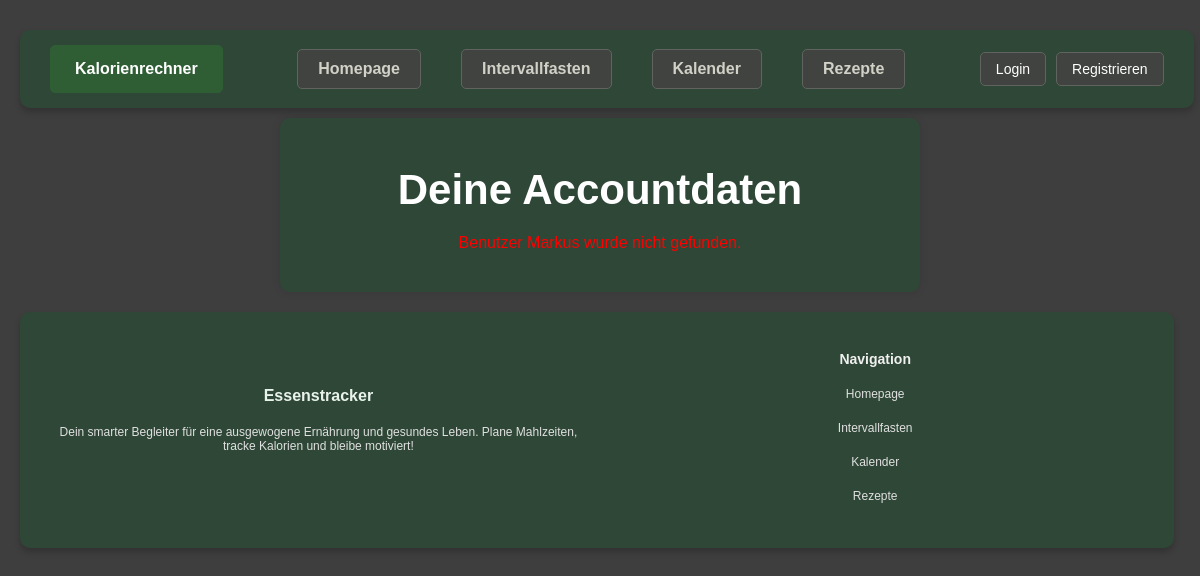
The page /trackerapp/account/ on the database as committed earlier.
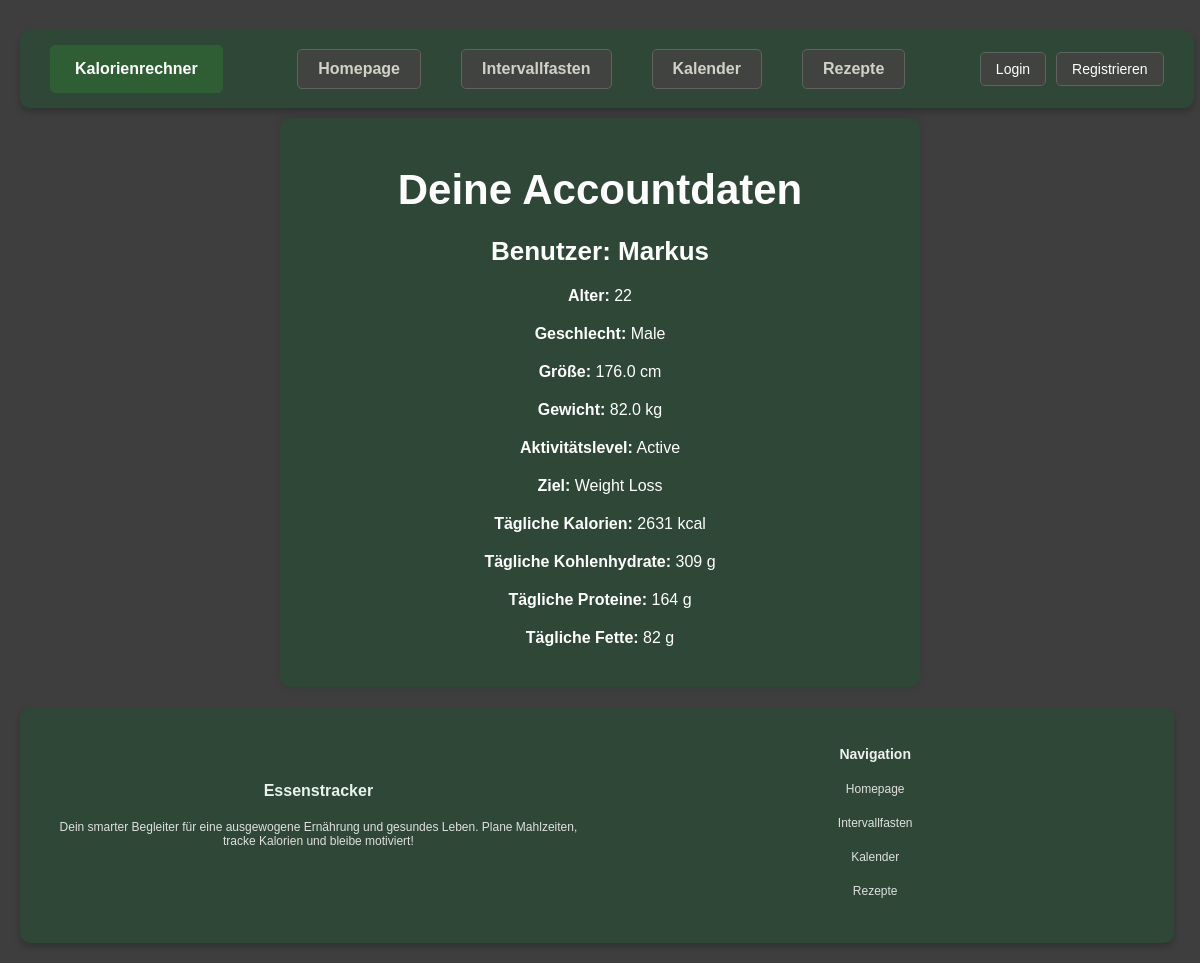
The same page on the database as committed later.
### trackerapp/models.py (models this page shows, shortened)
class UserProfile(models.Model):
    GENDER_CHOICES = [
        ('M', 'Male'),
        ('F', 'Female'),
    ]
    ACTIVITY_CHOICES = [
        ('sedentary', 'Sedentary'),
        ('light', 'Lightly Active'),
        ('moderate', 'Moderately Active'),
        ('active', 'Active'),
        ('very_active', 'Very Active'),
    ]
    GOAL_CHOICES = [
        ('weight_loss', 'Weight Loss'),
        ('maintenance', 'Maintenance'),
        ('weight_gain', 'Weight Gain'),
    ]
    username = models.CharField(max_length=150, unique=True)
    age = models.PositiveIntegerField()
    gender = models.CharField(max_length=1, choices=GENDER_CHOICES)
    height = models.FloatField(help_text="Height in cm")
    weight = models.FloatField(help_text="Weight in kg")
    activity = models.CharField(max_length=20, choices=ACTIVITY_CHOICES)
    goal = models.CharField(max_length=20, choices=GOAL_CHOICES)
    daily_calories = models.PositiveIntegerField()
    daily_carbohydrates = models.PositiveIntegerField(help_text="Daily Carbohydrates in grams")
    daily_proteins = models.PositiveIntegerField(help_text="Daily Proteins in grams")
    daily_fats = models.PositiveIntegerField(help_text="Daily Fats in grams")

### trackerapp/views.py (the view)
# urls.py: path('trackerapp/account/', trackerapp_views.account_view, name='account'),
def account_view(request):
    try:
        user = UserProfile.objects.get(username="Markus")
        context = {
            'user': user,
        }
    except UserProfile.DoesNotExist:
        context = {
            'error': "Benutzer Markus wurde nicht gefunden."
        }
    return render(request, 'account.html', context)

### trackerapp/templates/account.html (shortened to what this page needs)
{% extends 'base.html' %}
{% block content %}
    <div class="container">
        <h1>Deine Accountdaten</h1>
        {% if error %}
            <p class="error">{{ error }}</p>
        {% else %}
            <h2>Benutzer: {{ user.username }}</h2>
            <p><strong>Alter:</strong> {{ user.age }}</p>
            <p><strong>Geschlecht:</strong> {{ user.get_gender_display }}</p>
            <p><strong>Größe:</strong> {{ user.height }} cm</p>
            <p><strong>Gewicht:</strong> {{ user.weight }} kg</p>
            <p><strong>Aktivitätslevel:</strong> {{ user.get_activity_display }}</p>
            <p><strong>Ziel:</strong> {{ user.get_goal_display }}</p>
            <p><strong>Tägliche Kalorien:</strong> {{ user.daily_calories }} kcal</p>
            <p><strong>Tägliche Kohlenhydrate:</strong> {{ user.daily_carbohydrates }} g</p>
            <p><strong>Tägliche Proteine:</strong> {{ user.daily_proteins }} g</p>
            <p><strong>Tägliche Fette:</strong> {{ user.daily_fats }} g</p>
        {% endif %}
    </div>
{% endblock %}

### trackerapp/templates/base.html (shortened to what this page needs)
<!DOCTYPE html>
<html lang="de">
<head>
</head>
<body>
    <nav class="top-bar">
        <div class="left-section">
            <a class="kalorienrechner" href="http://localhost:8000/trackerapp/calories">Kalorienrechner</a>
        </div>
        <div class="navigation-mittig">
            <a class="navigation" href="http://localhost:8000/trackerapp/">Homepage</a>
            <a class="navigation" href="http://localhost:8000/trackerapp/fasting/">Intervallfasten</a>
            <a class="navigation" href="http://localhost:8000/trackerapp/calendar">Kalender</a>
            <a class="navigation" href="http://localhost:8000/trackerapp/recipes/">Rezepte</a>
        </div>
        <div class="login-section">
            {% if user.is_authenticated %}
                <a href="http://localhost:8000/trackerapp/account/" class="icon-link">
                    <div class="person-icon">👤</div>
                </a>
                <a href="{% url 'logout' %}" class="logoutbutton">Logout</a>
            {% else %}
                <a href="http://localhost:8000/account/login/" class="loginbutton">Login</a>
                <a href="http://localhost:8000/signup/" class="loginbutton">Registrieren</a>
            {% endif %}
        </div>
    </nav>
    <main>
        {% block content %}{% endblock %}
    </main>
    <footer>
        <div class="footer-container">
            <div class="footer-section">
                <div class="footer-logo">Essenstracker</div>
                <p>Dein smarter Begleiter für eine ausgewogene Ernährung und gesundes Leben. Plane Mahlzeiten, tracke Kalorien und bleibe motiviert!</p>
            </div>
            <div class="footer-section">
                <h3>Navigation</h3>
                <p></p><a class="#" href="http://localhost:8000/trackerapp/">Homepage</a></p>
                <p></p><a class="#" href="http://localhost:8000/trackerapp/fasting/">Intervallfasten</a></p>
                <p></p><a class="#" href="http://localhost:8000/trackerapp/calendar">Kalender</a></p>
                <p></p><a class="#" href="#">Rezepte</a></p>
            </div>
        </div>
    </footer>
</body>
</html>

### trackerapp/templates/base.html (style rules this page uses)
.top-bar { background:#2e4736; color: #ffffff; padding: 15px 30px; display: flex; align-items: center; justify-content: space-between; width: 96%; margin: 10px auto; box-shadow: 0 4px 6px rgba(0, 0, 0, 0.2); border-radius: 10px; }
.left-section { display: flex; align-items: center; }
.kalorienrechner { text-decoration: none; padding: 14px 24px; background-color: #2f5e34; color: #ffffff; border: 1px solid #2f5e34; border-radius: 5px; font-weight: bold; font-size: 16px; cursor: pointer; transition: background-color 0.3s, transform 0.3s; }
.navigation-mittig { display: flex; gap: 40px; flex: 1; justify-content: center; }
.navigation { text-decoration: none; font-weight: bold; font-size: 16px; padding: 10px 20px; color: #d1d1c7; background-color: #40433f; border: 1px solid #60635f; border-radius: 5px; transition: background-color 0.3s, color 0.3s, box-shadow 0.3s; }
.login-section { display: flex; align-items: center; gap: 10px; }
.loginbutton { text-decoration: none; background-color: #40433f; color: #ffffff; border: 1px solid #60635f; border-radius: 5px; padding: 8px 15px; font-size: 14px; cursor: pointer; transition: background-color 0.3s, transform 0.3s; }
body { font-family: Arial, sans-serif; background-color: #2e2f2b; color: #d1d1c7; margin: 0; padding: 20px; justify-content: center; align-items: center; }
footer { background: #2e4736; color: #ffffff; padding: 15px 20px; text-align: center; width: 96%; box-shadow: 0 4px 6px rgba(0, 0, 0, 0.2); border-radius: 10px; margin-top: 20px; }
.footer-container { display: flex; flex-wrap: wrap; justify-content: space-between; align-items: center; max-width: 1200px; margin: 0 auto; }
.footer-section { flex: 1; min-width: 150px; margin: 10px 5px; font-size: 12px; }
.footer-section h3 { font-size: 14px; margin-bottom: 10px; color: #f0f0f0; }
.footer-section p, .footer-section a { font-size: 12px; color: #e0e0e0; text-decoration: none; }
.footer-logo { font-size: 16px; font-weight: bold; color: #e9f3eb; }

### trackerapp/templates/account.html (style rules this page uses)
body { font-family: Arial, sans-serif; background-color: #3e3e3e; color: #d1d1c7; margin: 0; text-align: center; }
h1 { font-size: 42px; color: #ffffff; margin-bottom: 20px; }
h2 { font-size: 26px; color: #ffffff; margin-bottom: 20px; }
.container { background-color: #2e4736; padding: 20px; border-radius: 10px; box-shadow: 0px 0px 10px rgba(0, 0, 0, 0.1); max-width: 600px; width: 90%; margin: 0 auto; text-align: center; }
p { margin: 20px 0; color: #ffffff; }

Rows that differ between the two databases and show on the page:
added UserProfile: username "Markus", age "22", gender "Male", height "176.0", weight "82.0", activity "Active", goal "Weight Loss", daily_calories "2631", daily_carbohydrates "309", daily_proteins "164", daily_fats "82"
Other text that changed with them:
text now shown: "Benutzer: Alter: Geschlecht: Größe: cm Gewicht: kg Aktivitätslevel: Ziel: Tägliche Kalorien: kcal Tägliche Kohlenhydrate: g Tägliche Proteine: g Tägliche Fette: g"
